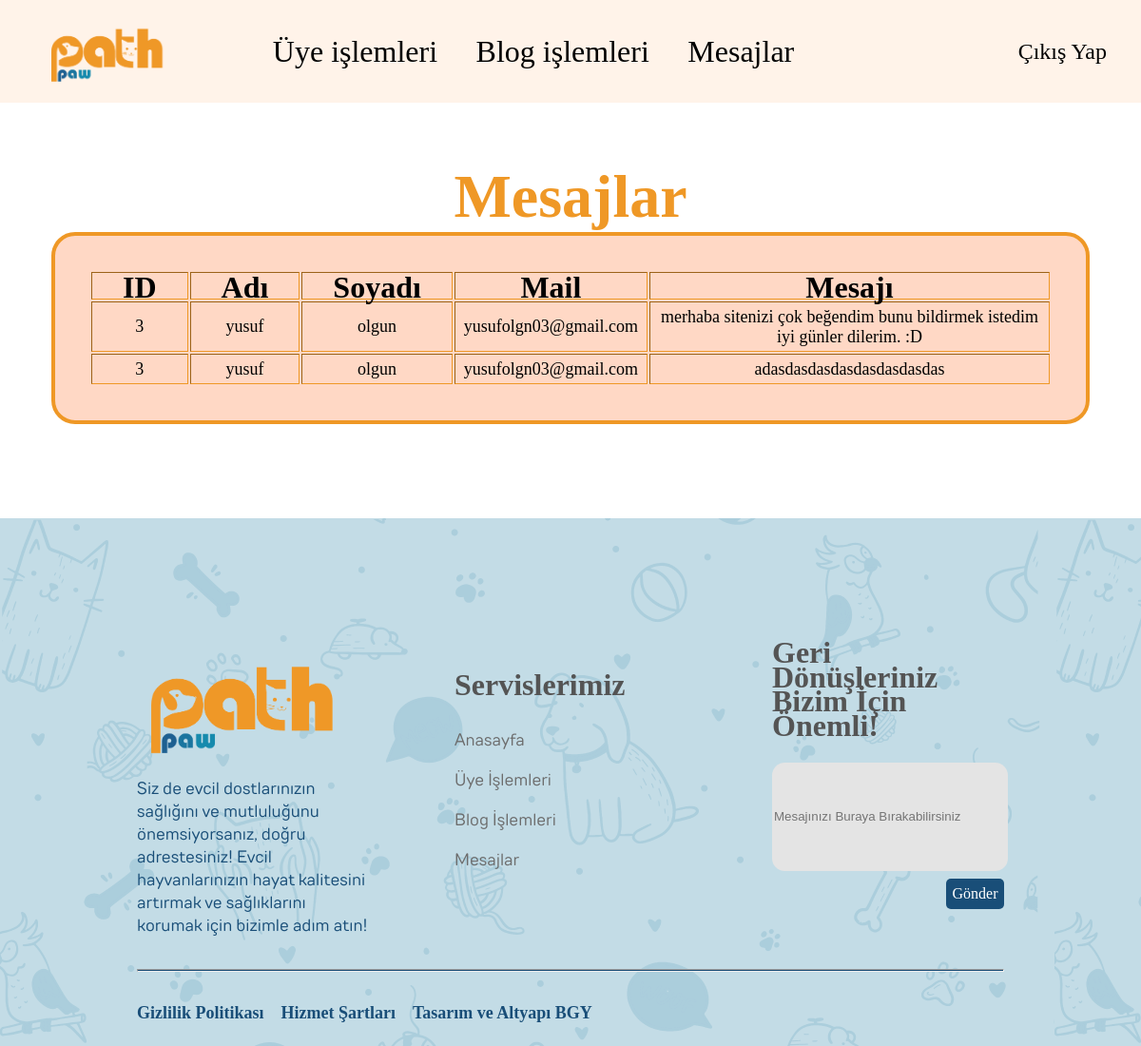
Page /php/admin/messages.php (signed in) on the committed database.
### tables this page shows
CREATE TABLE `messages` (
  `user_id` int(11) NOT NULL,
  `name` varchar(50) NOT NULL,
  `surname` varchar(50) NOT NULL,
  `mail` varchar(50) NOT NULL,
  `message` text NOT NULL
);

### php/admin/messages.php (the view, shortened to what this page needs)
<?php
$conn = new mysqli("localhost", "root", "", "pawpath");
$conn->set_charset("utf8");
?>
<!DOCTYPE html>
<html lang="en">
<head>
    <link rel="stylesheet" href="../../css/style.css">
    <link rel="stylesheet" href="../../css/tasima.css">
</head>
<body>
    <div class="container">
        <div class="col-head">
            <div class="col-logo"><img src="../../img/logo.png"></div>
            <div class="col-menu">
                <ul>
                    <li><a href="adduser.php">Üye işlemleri</a></li>
                    <li><a href="addblog.php">Blog işlemleri</a></li>
                    <li><a href="messages.php">Mesajlar</a></li>
                </ul>
            </div>
            <div class="col-user-act">
                <ul>
                    <li><a href="../../php/logout.php">Çıkış Yap</a></li>
                </ul>
            </div>
        </div>
        <div class="columns col-users">
            <div class="col-userhead">
        <h2>Mesajlar</h2>
</div>
        <div class="col-user-table">
        <table border="1">
            <tr>
                <th>ID</th>
                <th>Adı</th>
                <th>Soyadı</th>
                <th>Mail</th>
                <th>Mesajı</th>
            </tr>
            <?php
            $result = $conn->query("SELECT * FROM messages ");
            while ($row = $result->fetch_assoc()) {
                echo "<tr>";
                echo "<td>{$row['user_id']}</td>";
                echo "<td>{$row['name']}</td>";
                echo "<td>{$row['surname']}</td>";
                echo "<td>{$row['mail']}</td>";
                echo "<td>{$row['message']}</td>";
                echo "</tr>";
            }
            ?>
        </table>
        </div></div>
        <div class="col-footer col-footer-bg">
            <div class="col-footer1">
                <div class="col-left">
                    <img src="../../img/logo.png"><br>
                    <p>Siz de evcil dostlarınızın sağlığını ve mutluluğunu önemsiyorsanız, doğru adrestesiniz! Evcil hayvanlarınızın hayat kalitesini artırmak ve sağlıklarını korumak için bizimle adım atın!</p>
                </div>
                <div class="col-center">
                    <h2>Servislerimiz</h2>
                    <ul>
                        <li><a href="index.php">Anasayfa</a></li>
                        <li><a href="#">Üye İşlemleri</a></li>
                        <li><a href="#">Blog İşlemleri</a></li>
                        <li><a href="#">Mesajlar</a></li>
                    </ul>
                </div>
                <div class="col-right">
                    <h6>Geri Dönüşleriniz Bizim İçin Önemli!</h6>
                    <form>
                        <input type="text" id="footertext" placeholder="Mesajınızı Buraya Bırakabilirsiniz" />
                        <button type="submit" id="footerbtn">Gönder</button>
                    </form>
                </div>
            </div>
            <div class="col-footer-hr"><hr></div>
            <div class="col-footer2">
                <div class="col-copy">
                    <h4>Gizlilik Politikası</h4>
                    <h4>Hizmet Şartları</h4>
                    <h4>Tasarım ve Altyapı BGY</h4>
                </div>
            </div>
        </div>
    </div>
</body>
</html>

### css/style.css (style rules this page uses)
html { font-size: 20px; }
body { font-size: 1.125rem; color: #000000; margin: 0; }
h2 { font-size: 1.5rem; }
.container { width: 100%; margin: 0 auto; }
.columns { display: flex; justify-content: space-between; align-items: center; padding: .5em 3em; margin: 0; }
.col-head { background: #fedab850; height: 6em; display: flex; justify-content: space-between; align-items: center; font-family: "Dongle-Bold"; }
.col-logo { width: 10%; }
.col-logo img { width: 100%; padding: .5em 3em; }
.col-menu { width: 60%; }
.col-menu ul li { list-style-type: none; padding: .5em 2em; margin: 0; display: inline-block; }
.col-menu a { color: #000000; text-decoration: none; font-size: 2rem; }
.col-user-act { width: auto; max-width: 30%; }
.col-user-act a { color: #000000; text-decoration: none; font-size: 1.5rem; }
.col-user-act ul li { list-style-type: none; display: inline-block; padding: .5em 2em .5em 0; margin-left: -1em; }
.col-footer { margin: 0; display: flex; flex-direction: column; }
.col-footer1 { display: flex; justify-content: space-between; align-items:center; padding: .4em 8em; margin: 0; }
.col-footer2 { display: flex; justify-content: space-between; align-items: center; padding: 0 8em; margin: 0; }
.col-footer-hr { display: flex; justify-content: space-between; align-items: center; padding: 0 8em; margin: 0; }
.col-footer-bg { background: url(../img/footer_background.png); background-color: #1a779f42; }
.col-left { text-align: center ; margin-top: 6em; width: 33%; }
.col-left img { padding:1em 1em 0 0 ; width: 80%; }
.col-left p { font-family: "TT-Regular"; text-align: left; color: #194E78; }
.col-center { margin-bottom: -3em; margin-left: 5em; width: 33%; }
.col-center h2 { font-family: "Dongle-Bold"; color:#545454; font-size: 2rem; text-align: left; }
.col-center a { font-family: "TT-Regular"; text-decoration: none; color: #6C6C6C; padding-left: 0; padding: 0; }
.col-center ul li { list-style-type: none; margin-top: 1em; padding: 0; }
.col-center ul { padding: 0; }
.col-right { margin-left: 5em; width: 33%; }
.col-right h6 { margin-bottom: .8em; font-family: "Dongle-Bold"; color:#545454; font-size: 2rem; line-height: .8em; }
#footertext { width:100%; height: 7rem; background-color: #E4E4E4; border: none; border-radius: 1em; }
#footerbtn { float: right; margin-top: .5em; cursor: pointer ; margin-left: auto; margin-right: 0; font-size: 1rem; font-family: "Dongle-Bold"; border:none; border-radius: 5px; height:2em; width: 25%; background-color: #194E78; color: white; }
.col-footer-hr hr { width: 100%; background-color: #194E78; height: .07em; }
.col-copy { display: flex; padding:0 1em 0 0; }
.col-copy h4 { margin-right: 1em; color: #194E78; font-family: "Dongle-Bold"; }
.col-users { flex-direction: column; }
.col-userhead { width: 100%; display: flex; align-items: center; justify-content: center; }
.col-userhead h2 { text-align: center; font-family: "Dongle-Bold"; font-size: 4rem; color: #ef9826; margin-bottom: 0; padding-bottom: 0; }
.col-user-table { width: 100%; display: flex; justify-content: center; }
.col-user-table table { background-color: #ffd8c5; border: 4px solid #EF9826; border-radius: 25px; padding: 2em; margin-bottom: 5em; }
.col-user-table table th { font-family: "Dongle-Bold"; font-size: 2rem; padding: .1em 1em 0 1em; line-height: 1.5rem; }
.col-user-table table tr td { text-align: center; padding: .25em .5em; max-width: 600px; }
@media (max-width: 1680px) { html { font-size: 18px; } }
@media (max-width: 1680px) { .columns { display: flex; justify-content: space-between; align-items: center; padding: .5em 3em; margin: 0; } }
@media (max-width: 1680px) { .col-menu ul li { list-style-type: none; padding: .5em 2em; margin: 0; display: inline-block; } }
@media (max-width: 1680px) { .col-user-act ul li { list-style-type: none; display: inline-block; padding: .5em 2em .5em 0; margin-left: -1em; } }
@media (max-width: 1400px) { html { font-size: 16px; } }
@media (max-width: 1400px) { .columns { display: flex; justify-content: space-between; align-items: center; padding: .5em 3em; margin: 0; } }
@media (max-width: 1400px) { .col-menu ul li { list-style-type: none; padding: .5em 1em; margin: 0; display: inline-block; } }
@media (max-width: 1400px) { .col-user-act ul li { list-style-type: none; display: inline-block; padding: .5em 2em .5em 0; margin-left: -1.5em; } }

### rows in the picture
messages: user "3", name "yusuf", surname "olgun", mail "yusufolgn03@gmail.com", message "merhaba sitenizi çok beğendim bunu bildirmek istedim iyi günler dilerim. :D"
messages: user "3", name "yusuf", surname "olgun", mail "yusufolgn03@gmail.com", message "adasdasdasdasdasdasdasdas"
